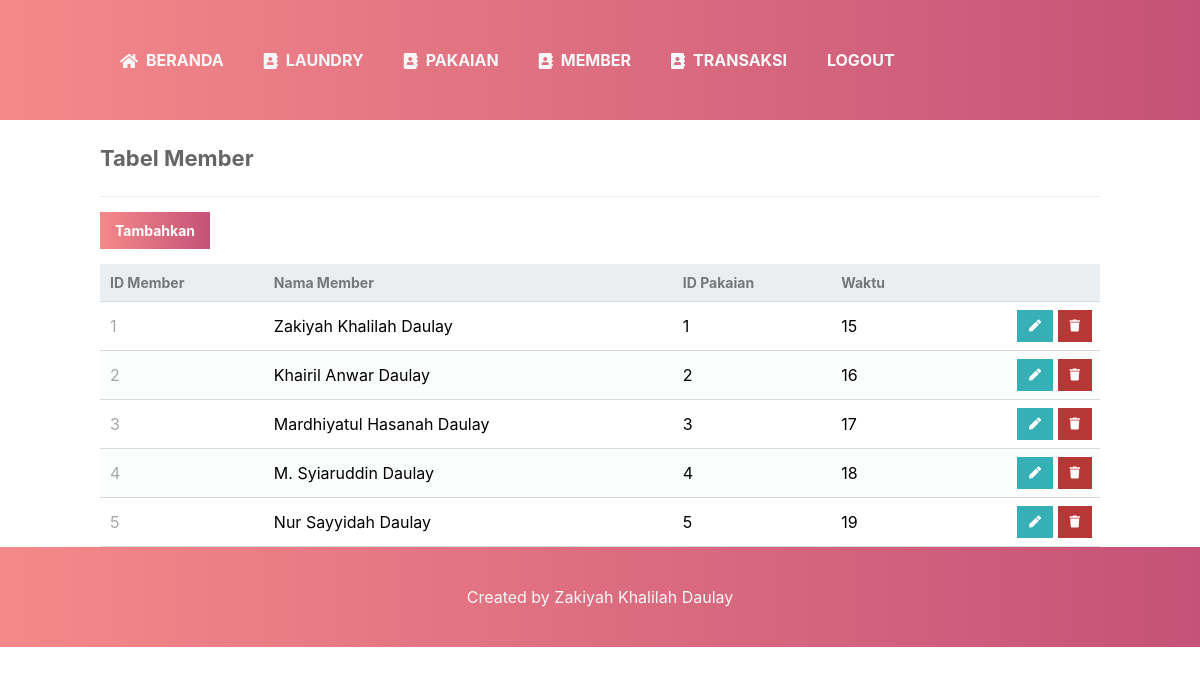
The app's page /read_member.php with its own data.
### tables this page shows
CREATE TABLE tb_member (
  member_id int(11) NOT NULL,
  member_name VARCHAR(100) NOT NULL,
  member_id_baju int(11) NOT NULL,
  time DECIMAL(4,0),
  PRIMARY KEY (member_id),
  FOREIGN KEY(member_id_baju) REFERENCES tb_baju(baju_id)
  );

### read_member.php (the view, shortened to what this page needs)
<?php
include 'functions.php';
$pdo = pdo_connect_mysql();
$page = isset($_GET['page']) && is_numeric($_GET['page']) ? (int)$_GET['page'] : 1;
$records_per_page = 5;
$stmt = $pdo->prepare('SELECT * FROM tb_member ORDER BY member_id LIMIT :current_page, :record_per_page');
$stmt->bindValue(':current_page', ($page-1)*$records_per_page, PDO::PARAM_INT);
$stmt->bindValue(':record_per_page', $records_per_page, PDO::PARAM_INT);
$stmt->execute();
$tb_member = $stmt->fetchAll(PDO::FETCH_ASSOC);
?>
<?=template_header('Read')?>
<div class="content read">
	<h2>Tabel Member</h2>
	<a href="tambah_member.php" class="create-contact">Tambahkan</a>
	<table>
        <thead>
            <tr>
                <td>ID Member</td>
                <td>Nama Member</td>
                <td>ID Pakaian</td>
                <td>Waktu</td>
                <td></td>
            </tr>
        </thead>
        <tbody>
            <?php foreach ($tb_member as $tb_member): ?>
            <tr>
                <td><?=$tb_member['member_id']?></td>
                 <td><?=$tb_member['member_name']?></td>
                <td><?=$tb_member['member_id_baju']?></td>
                <td><?=$tb_member['time']?></td>
                <td class="actions">
                    <a href="edit_member.php?member_id=<?=$tb_member['member_id']?>" class="edit"><i class="fas fa-pen fa-xs"></i></a>
                    <a href="hapus_member.php?member_id=<?=$tb_member['member_id']?>" class="trash"><i class="fas fa-trash fa-xs"></i></a>
                </td>
            </tr>
            <?php endforeach; ?>
        </tbody>
    </table>
</div>
<?=template_footer()?>

### functions.php (shortened to what this page needs)
<?php
function template_header($title) {
echo <<<EOT
<!DOCTYPE html>
<html>
	<head>
		<meta charset="utf-8">
		<title>$title</title>
		<link href="style.css" rel="stylesheet" type="text/css">
		<link rel="stylesheet" href="https://use.fontawesome.com/releases/v5.7.1/css/all.css">
	</head>
	<body>
    <div>
    <header>
    </header>
    <nav class="navtop">
    	<div>
            <a href="index.php"><i class="fas fa-home"></i>BERANDA</a>
    		<a href="read_laundry.php"><i class="fas fa-address-book"></i>LAUNDRY</a>
            <a href="read_baju.php"><i class="fas fa-address-book"></i>PAKAIAN</a>
            <a href="read_member.php"><i class="fas fa-address-book"></i>MEMBER</a>
            <a href="read_transaksi.php"><i class="fas fa-address-book"></i>TRANSAKSI</a>
            <a href="logout.php">LOGOUT</a>
    	</div>
    </nav>
EOT;
}
function template_footer() {
echo <<<EOT
<div>
    <footer>
    <p>Created by Zakiyah Khalilah Daulay</p>
    </footer>
    </div>
    </body>
</html>
EOT;
}
?>

### style.css (style rules this page uses)
* { box-sizing: border-box; font-family: -apple-system, BlinkMacSystemFont, "segoe ui", roboto, oxygen, ubuntu, cantarell, "fira sans", "droid sans", "helvetica neue", Arial, sans-serif; font-size: 16px; -webkit-font-smoothing: antialiased; -moz-osx-font-smoothing: grayscale; }
body { background-color: white; margin: 0; }
.navtop { background: linear-gradient(to right, #f48989, #c55278) ; height: 120px; width: 100%; border: 0; }
.navtop div { display: flex; margin: 0 auto; width: 1000px; height: 100%; }
.navtop div h1, .navtop div a { display: inline-flex; align-items: center; }
.navtop div a { padding: 0 20px; text-decoration: none; color: #f7f7f7; font-weight: bold; }
.navtop div a i { padding: 2px 8px 0 0; }
.content { width: 1000px; margin: 0 auto; }
.content h2 { margin: 0; padding: 25px 0; font-size: 22px; border-bottom: 1px solid #ebebeb; color: #666666; }
.read .create-contact { display: inline-block; text-decoration: none; background: linear-gradient(to right, #f48989, #c55278) ; font-weight: bold; font-size: 14px; color: #FFFFFF; padding: 10px 15px; margin: 15px 0; }
.read table { width: 100%; padding-top: 30px; border-collapse: collapse; }
.read table thead { background-color: #ebeef1; border-bottom: 1px solid #d3dae0; }
.read table thead td { padding: 10px; font-weight: bold; color: #767779; font-size: 14px; }
.read table tbody tr { border-bottom: 1px solid #d3dae0; }
.read table tbody tr:nth-child(even) { background-color: #fbfcfc; }
.read table tbody tr td { padding: 10px; }
.read table tbody tr td:nth-child(1) { color: #a5a7a9; }
.read table tbody tr td.actions { padding: 8px; text-align: right; }
.read table tbody tr td.actions .edit, .read table tbody tr td.actions .trash { display: inline-flex; text-align: right; text-decoration: none; color: #FFFFFF; padding: 10px 12px; }
.read table tbody tr td.actions .trash { background-color: #b73737; }
.read table tbody tr td.actions .edit { background-color: #37afb7; }
header { width: 100%; height: 50px; background: linear-gradient(to right, #f48989, #c55278) ; color: #f7f7f7; font-size: 20px; position: absolute; display: flex; justify-content: center; align-items: center; }
footer { width: 100%; height: 100px; background: linear-gradient(to right, #f48989, #c55278) ; color: #f7f7f7; position: absolute; display: flex; justify-content: center; align-items: center; }

### records on screen
tb_member: member_id "1", member_name "Zakiyah Khalilah Daulay", member_id_baju "1", time "15"
tb_member: member_id "2", member_name "Khairil Anwar Daulay", member_id_baju "2", time "16"
tb_member: member_id "3", member_name "Mardhiyatul Hasanah Daulay", member_id_baju "3", time "17"
tb_member: member_id "4", member_name "M. Syiaruddin Daulay", member_id_baju "4", time "18"
tb_member: member_id "5", member_name "Nur Sayyidah Daulay", member_id_baju "5", time "19"
